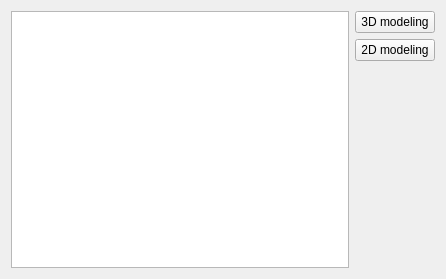
<?xml version="1.0" encoding="UTF-8"?>
<ui version="4.0">
 <class>ResultFrame</class>
 <widget class="QFrame" name="ResultFrame">
  <property name="geometry">
   <rect>
    <x>0</x>
    <y>0</y>
    <width>446</width>
    <height>279</height>
   </rect>
  </property>
  <property name="windowTitle">
   <string>Frame</string>
  </property>
  <layout class="QGridLayout" name="gridLayout">
   <item row="0" column="1">
    <widget class="QPushButton" name="button_start3dModeling">
     <property name="focusPolicy">
      <enum>Qt::NoFocus</enum>
     </property>
     <property name="text">
      <string>3D modeling</string>
     </property>
    </widget>
   </item>
   <item row="1" column="1">
    <widget class="QPushButton" name="button_start2dModeling">
     <property name="focusPolicy">
      <enum>Qt::NoFocus</enum>
     </property>
     <property name="text">
      <string>2D modeling</string>
     </property>
    </widget>
   </item>
   <item row="2" column="1">
    <spacer name="verticalSpacer">
     <property name="orientation">
      <enum>Qt::Vertical</enum>
     </property>
     <property name="sizeHint" stdset="0">
      <size>
       <width>20</width>
       <height>40</height>
      </size>
     </property>
    </spacer>
   </item>
   <item row="0" column="0" rowspan="3">
    <widget class="QTableWidget" name="table_results">
     <property name="minimumSize">
      <size>
       <width>0</width>
       <height>0</height>
      </size>
     </property>
    </widget>
   </item>
  </layout>
 </widget>
 <resources/>
 <connections/>
</ui>
